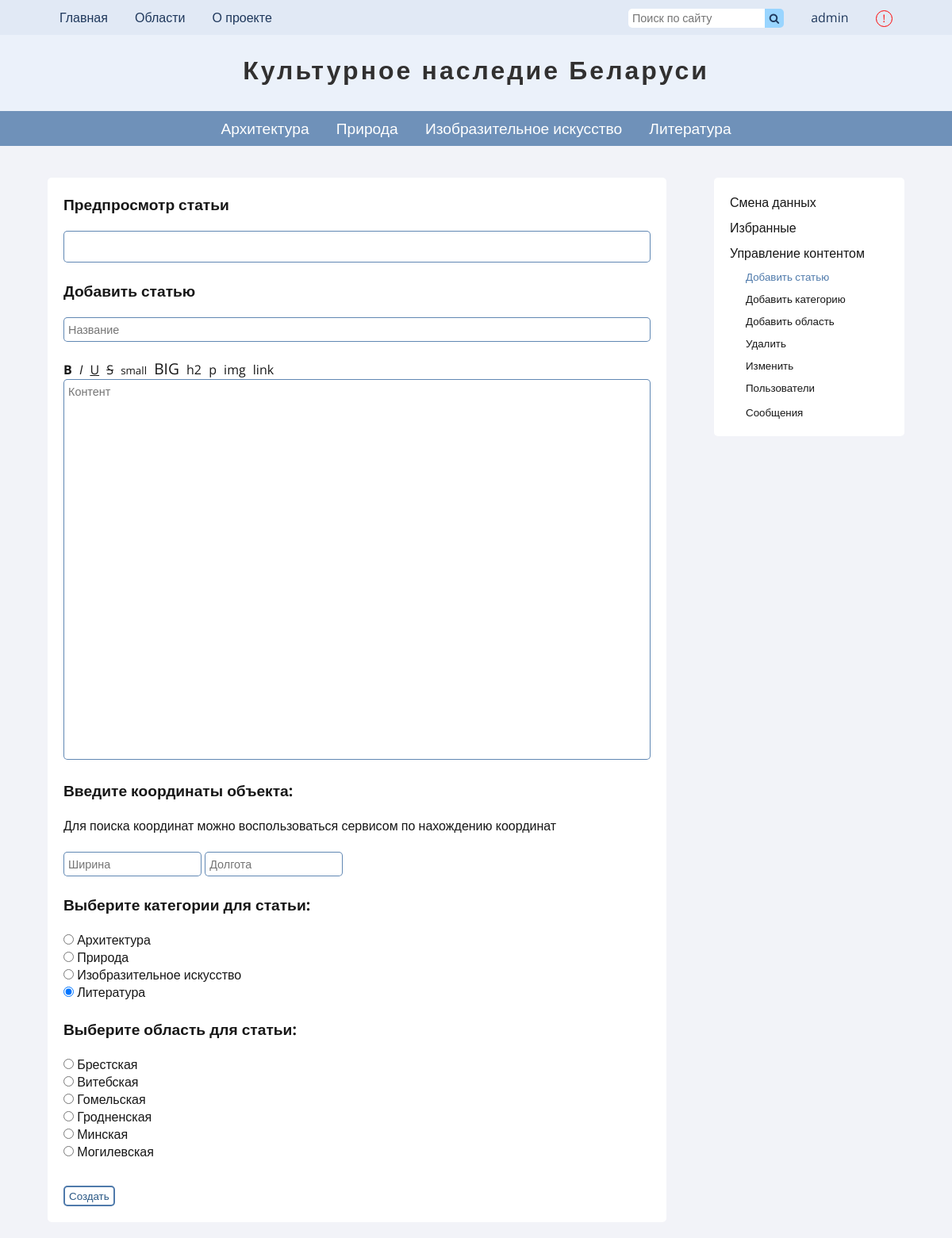
Page /pages/content-manager.php?mode=create_article (signed in) on the committed database.
### tables this page shows
CREATE TABLE `users` (
  `id` int(11) NOT NULL,
  `name` varchar(20) NOT NULL,
  `password` text NOT NULL,
  `email` varchar(50) NOT NULL,
  `vkey` text NOT NULL,
  `verified` int(2) NOT NULL DEFAULT 0,
  `status` varchar(20) NOT NULL DEFAULT 'member',
  `created` timestamp NOT NULL DEFAULT current_timestamp(),
  `tracked_articles` text DEFAULT NULL
);

CREATE TABLE `categories` (
  `id` int(11) NOT NULL,
  `title` varchar(100) NOT NULL,
  `description` text NOT NULL,
  `last_author` varchar(20) DEFAULT NULL,
  `pubdate` timestamp NOT NULL DEFAULT current_timestamp()
);

CREATE TABLE `districts` (
  `id` int(11) NOT NULL,
  `title` text NOT NULL,
  `description` text NOT NULL,
  `last_author` text DEFAULT NULL
);

### includes/get-user.php (called while the page is built)
<?php
	if (isset($_SESSION['user'])) {
		$user_id = $_SESSION['user'];
		$user = mysqli_query($connection, "SELECT * FROM `users` WHERE `id` = $user_id");
		if (mysqli_num_rows($user) !== false) {
			$user = mysqli_fetch_assoc($user);
			$user_name = $user['name'];
		}
	}

### includes/config.php (called while the page is built, shortened)
<?php
	$params = array(
		'title' => 'Культурное наследие Беларуси'
	);

### pages/content-manager.php (the view, shortened to what this page needs)
<?php require '../includes/config.php' ?>
<!DOCTYPE html>
<html lang="ru">
<head>
	<?php include '../includes/get-user.php'; if (isset($_SESSION['user']) and $user['status'] == 'editor' or $user['status'] == 'admin') { ?>
	<?php include '../includes/common-header.php' ?>
	<link rel="stylesheet" type="text/css" href="../css/article.css?version=1.0">
	<link rel="stylesheet" type="text/css" href="../css/content-manager.css?version=1.0">
</head>
<body>
	<?php
	function currentUrl($url)
				{
					if (strpos($_SERVER['REQUEST_URI'], $url) !== false) {
						echo 'current-page';
					}
				}
		include '../includes/header.php';
		include '../includes/vcs.php';
		$mode = $_GET['mode'];
		if ($mode == 'create_article') {
			$mode_name = 'Добавить статью';
			$title_placeholder = 'Название';
			$textarea_placeholder = "Контент";
		}
		?>
		<aside>
			<?php include '../includes/user-page-aside.php'; ?>
		</aside>
			<?php include '../includes/user-page-aside.php'; ?>
		<section class="side-section">
		<?php
		if ($mode == 'create_article' or $mode == 'update_article' or $mode == 'add_district' or $mode == 'update_district' or $mode == 'update_category' or $mode == 'add_category') { ?>
			<div>
				<div class="page_subtitle">
					<span>
						Предпросмотр статьи
					</span>
				</div>
				<article class="post-preview">
				</article>
			</div>
			<br>
		<?php } ?>
			<div>
				<div class="page_subtitle">
					<span>
						<?php echo $mode_name ?>
					</span>
				</div>
				<form action="content-manager-handler.php" method="post" autocomplete="off">
					<input id="title" type="text" name="title" placeholder="<?php echo $title_placeholder ?>" required="true" value="<?php echo @$title ?>">
					<?php
						if ($mode == 'create_article' or $mode == 'update_article' or $mode == 'add_district' or $mode == 'update_district' or $mode == 'update_category' or $mode == 'add_category') {
							?>
							<div class="toolbar">
								<button type="button" onclick="add('<b></b>', 3)"><b>B</b></button>
								<button type="button" onclick="add('<i></i>', 3)"><i>I</i></button>
								<button type="button" onclick="add('<u></u>', 3)"><u>U</u></button>
								<button type="button" onclick="add('<s></s>', 3)"><s>S</s></button>
								<button type="button" onclick="add('<small></small>', 7)"><small>small</small></button>
								<button type="button" onclick="add('<big></big>', 5)"><big>BIG</big></button>
								<button type="button" onclick="add('<h2></h2>', 4)">h2</button>
								<button type="button" onclick="add('<p></p>', 3)">p</button>
								<button type="button" onclick='add("<img src=\"\" alt=\"\">", 10)'>img</button>
								<button type="button" onclick='add("<a href=\"\"></a>", 9)'>link</button>
							</div>
							<textarea id="post-text" name="text" type="text" placeholder="<?php echo $textarea_placeholder ?>" required="true" spellcheck="true"><?php echo @$content ?></textarea>
							<?php if (strpos($mode, 'article') !== false) { ?>
							<div class="page_subtitle">
								<span>
									Введите координаты объекта:
								</span>
							</div>
							<span>Для поиска координат можно воспользоваться <a target="blank" href="https://www.gpsies.com/coordinate.do?language=ru">сервисом по нахождению координат</a></span> <br> <br>
							<input type="text" name="lat" placeholder="Ширина" value="<?php echo @$lat; ?>">
							<input type="text" name="lng" placeholder="Долгота" value="<?php echo @$lng; ?>">
							<br> <br>
							<div class="page_subtitle">
								<span>
									Выберите категории для статьи:
								</span>
							</div>
							<div class="categories-variants">
								<?php
									$categories = mysqli_query($connection, "SELECT * from `categories`");
									if (mysqli_num_rows($categories) > 0) {
										while ($category = mysqli_fetch_assoc($categories)) {
											?>
											<div class="category-variant">
												<input <?php if ($mode == 'update_article' and strpos($category_id, $category['id']) !== false) { echo 'checked'; } else if ($mode != 'update_article') { echo 'checked'; } ?> class="category-box" type="radio" name="category" value="<?php echo $category['id'] ?>">
												<label class="category-title" for="category"><?php echo $category['title'] ?></label>
											</div>
											<?php
										}
									}
								?>
							</div>
							<br>
							<div class="page_subtitle">
								<span>
									Выберите область для статьи:
								</span>
							</div>
							<div class="categories-variants">
								<?php
									$districts = mysqli_query($connection, "SELECT * from `districts` ORDER BY `title`");
									if (mysqli_num_rows($districts) > 0) {
										while ($district = mysqli_fetch_assoc($districts)) {
											?>
											<div class="category-variant">
												<input <?php if ($mode == 'update_article' and strpos($district_id, $district['id']) !== false) { echo 'checked'; } ?> class="category-box" type="radio" name="district" value="<?php echo $district['id'] ?>">
												<label class="category-title" for="district"><?php echo $district['title'] ?></label>
											</div>
											<?php
										}
									}
								?>
							</div>
							<?php } ?>
							<?php
						}
						if ($mode == 'add_category' or $mode == 'create_article' or $mode == 'add_district') {
							?>
							<br>
							<button class="send-button">Создать</button>
							<?php
						}
					?>
				</form>
			</div>
		</section>
	</body>
</html>
<?php }?>

### includes/header.php (shortened to what this page needs)
<?php require '../includes/get-user.php' ?>
<link rel="stylesheet" type="text/css" href="../css/header.css">
<link rel="stylesheet" href="https://cdnjs.cloudflare.com/ajax/libs/font-awesome/4.7.0/css/font-awesome.min.css">
<header>
	<div class="tool-section">
		<div id="tool-content">
			<div id="left">
				<a href="home.php">Главная</a>
				<div class="dropdown">
					<a onclick="showDistricts()">Области</a>
				</div>
				<a href="about.php">О проекте</a>
			</div>
			<div id="right">
				<div class="search-section">
					<form method="get" action="../pages/search-results.php" autocomplete="off">
						<input class="search-input" type="text" placeholder="Поиск по сайту" name="search_key" value="<?php if (isset($key)) {echo $key;} ?>" maxlength="25">
						<button class="search-btn" type="submit"><i class="fa fa-search"></i></button>
					</form>
				</div>
				<?php
					if (!isset($_SESSION['user'])) { ?>
						<a href="login.php">Вход</a>
					<?php }
					else { ?>
						<a href="user.php"><?php echo $user_name  ?></a>
					<?php } ?>
				<button id="complain-button" title="Сообщить о проблеме модераторам" type="button" onclick="fullwindowpopup()"><span id="exclamation-mark">!</span></button>
			</div>
		</div>
	</div>
	<div class="logo">
		<a href="home.php">
		<?php echo $params['title'] ?></a>
	</div>
	<div class="categories-section">
		<ul id="categories-section">
			<?php
				$categories = mysqli_query($connection, "SELECT `title`, `id` FROM `categories` ORDER BY `id` ASC");
				while ($cat = mysqli_fetch_assoc($categories)) {
					$id = $cat['id'];
					?>
					<li <?php cur_page("category.php?cat=" . $id) ?>><a href="category.php?cat=<?php echo $id ?>"><?php echo $cat['title'] ?> </a></li>
			<?php } ?>
		</ul>
	</div>
</header>

### css/main.css (style rules this page uses)
* { margin: 0; padding: 0; font-family: 'Open Sans', sans-serif; color: #171717; box-sizing: border-box; }
body { min-height: 100vh; background-color: #f2f3f8; }
a { text-decoration: none; }
section { overflow: auto; max-width: 100%; padding: 20px; margin: 0 5%; margin-bottom: 20px; background-color: #fff; border-radius: 5px; }
.side-section { width: 65%; float: left; }
input, textarea { border-radius: 5px; border: 1px solid rgba(79, 122, 171, 0.9); padding: 5px; font-size: 0.9em; max-width: 100%; }
.category-box, .delete-option { background-color: lightgrey; border: 1px solid #171717; }
.page_subtitle span { font-size: 1.2em; font-weight: bold; }
.page_subtitle, .centered-page-subtitle { margin-bottom: 20px; }
button { cursor: pointer; }
.send-button { color: #2a5885; margin-top: 10px; border-radius: 5px; padding: 2px 5px 2px 5px; border: 2px solid rgba(79, 122, 171, 1); background-color: transparent; }

### css/aside.css (style rules this page uses)
aside { float: right; margin-right: 5%; width: 20%; background-color: #fff; padding: 20px; border-radius: 5px; }
form label { margin-right: 5px; }

### css/article.css (style rules this page uses)
article { background-color: #fff; margin: 0 auto; word-wrap: break-word; border-radius: 5px; }

### css/content-manager.css (style rules this page uses)
#title { margin-bottom: 20px; width: 100%; }
#post-text { width: 100%; resize: none; margin-bottom: 20px; min-height: 60vh; }
.toolbar button { font-size: 1em; border: 0; background-color: rgba(1, 1, 1, 0); margin-right: 5px; cursor: pointer; }
.post-preview { padding: 10px; border: 1px solid rgba(79, 122, 171, 0.9); min-height: 5vh; width: 100%; }

### css/header.css (style rules this page uses)
header { width: 100%; margin-bottom: 40px; }
.tool-section, .logo, .categories-section { width: 100%; padding: 0 5% 0 5%; }
.tool-section { text-align: center; font-size: 1em; height: 44px; line-height: 44px; background-color: #e1e9f5; }
.tool-section a, #tool-content a { cursor: pointer; color: #1f385c; margin: 5px 15px 5px 15px; }
.search-section { display: inline-block; margin-right: 15px; }
.logo { letter-spacing: 3px; font-weight: bold; word-wrap: break-word; padding-top: 0.7em; text-align: center; font-size: 2em; height: 3em; background-color: #ebf1fa; }
.logo a { cursor: default; color: #313030; }
.categories-section { text-align: center; background-color: rgba(79, 122, 171, 0.8); }
#right { float: right; }
#left { float: left; }
.search-input { border: 0; height: 24px; border-top-right-radius: 0; border-bottom-right-radius: 0; }
.search-btn { border: 0; background-color: #99d5ff; border-top-right-radius: 5px; border-bottom-right-radius: 5px; margin-top: 10.5px; width: 24px; height: 24px; float: right; }
.search-btn i { color: #1f385c; }
#complain-button { margin-left: 15px; margin-right: 15px; width: 1.6em; height: 1.6em; vertical-align: middle; border-radius: 50%; border: 1px solid red; background-color: transparent; }
.dropdown { display: inline-block; }
#exclamation-mark { color: red; display: block; line-height: 1em; }
li { vertical-align: middle; font-size: 1.2em; height: 44px; line-height: 44px; display: inline-block; padding: 0 15px 0 15px; }
li a { color: #fff; }

### rows in the picture
users: name "admin"
categories: title "Архитектура"
categories: title "Природа"
categories: title "Изобразительное искусство"
categories: title "Литература"
districts: title "Брестская"
districts: title "Витебская"
districts: title "Гомельская"
districts: title "Гродненская"
districts: title "Минская"
districts: title "Могилевская"

### other values in the picture
$params['title'] "Культурное наследие Беларуси"
$mode_name "Добавить статью"
